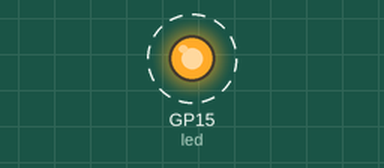
Recording of a program running on a simulated Raspberry Pi Pico running CircuitPython. On the bench: output pins drawn as LEDs (lit = HIGH). Dashed ring = blinking. What the program prints to the serial console is not drawn.

Above: at 0.5 s.
Timing chart, 0 to 4.6 s (numbered marks = the images above):
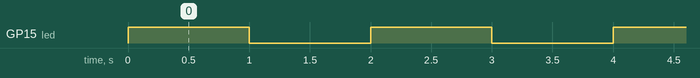

Measured:
- by itself, GP15 (led): alternates HIGH for 1.0 s and LOW for 1.0 s

The program:

blink.py
```python
import board
import digitalio
import time

led = digitalio.DigitalInOut(board.GP15)
led.direction = digitalio.Direction.OUTPUT

while True:
    print("Hello, CircuitPython!")
    led.value = True
    time.sleep(1)
    led.value = False
    time.sleep(1)


# The Pico W does not have an LED connected to a GPIO.
# So I have manually added one on GP15 (bottom left row)
```
